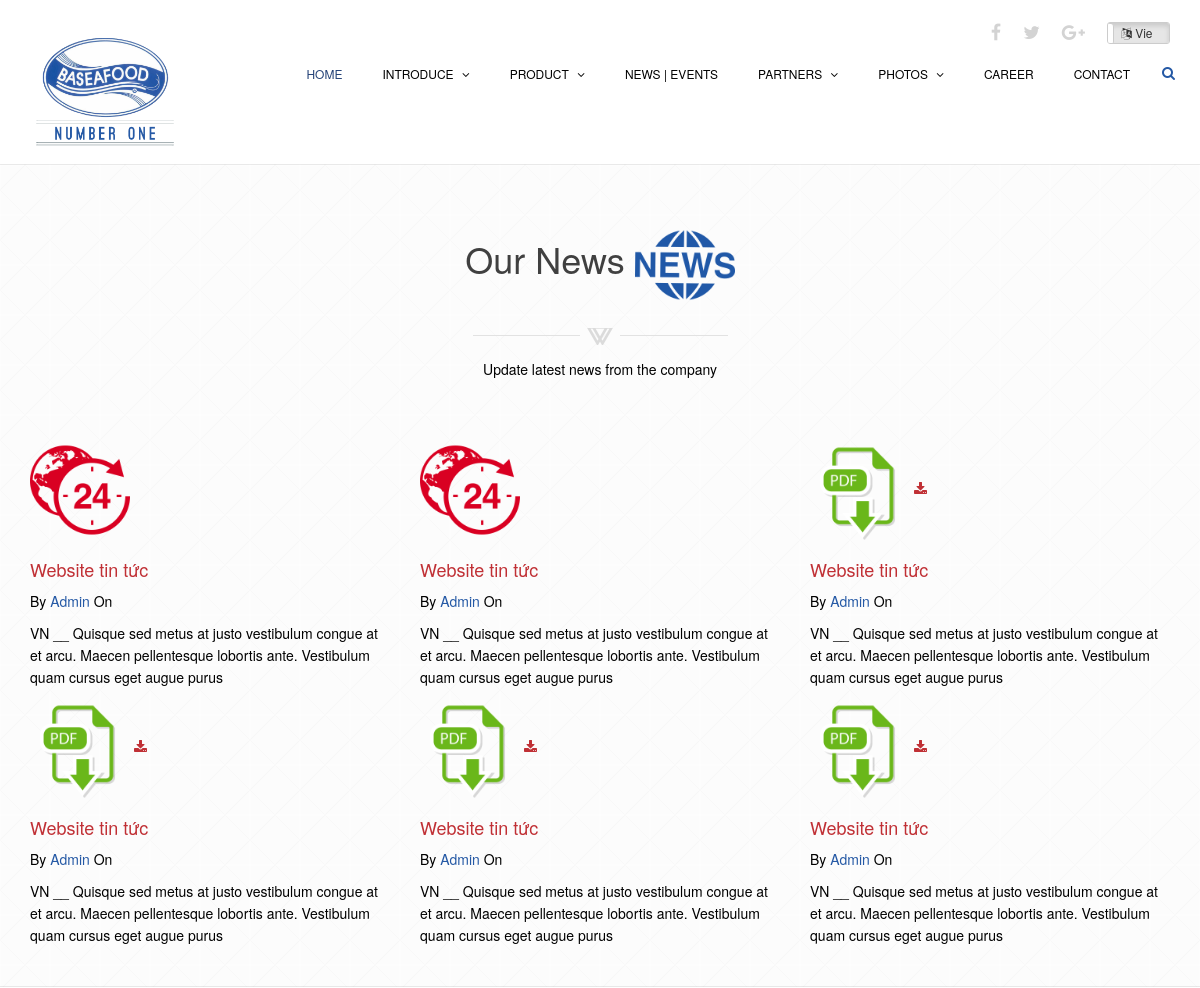
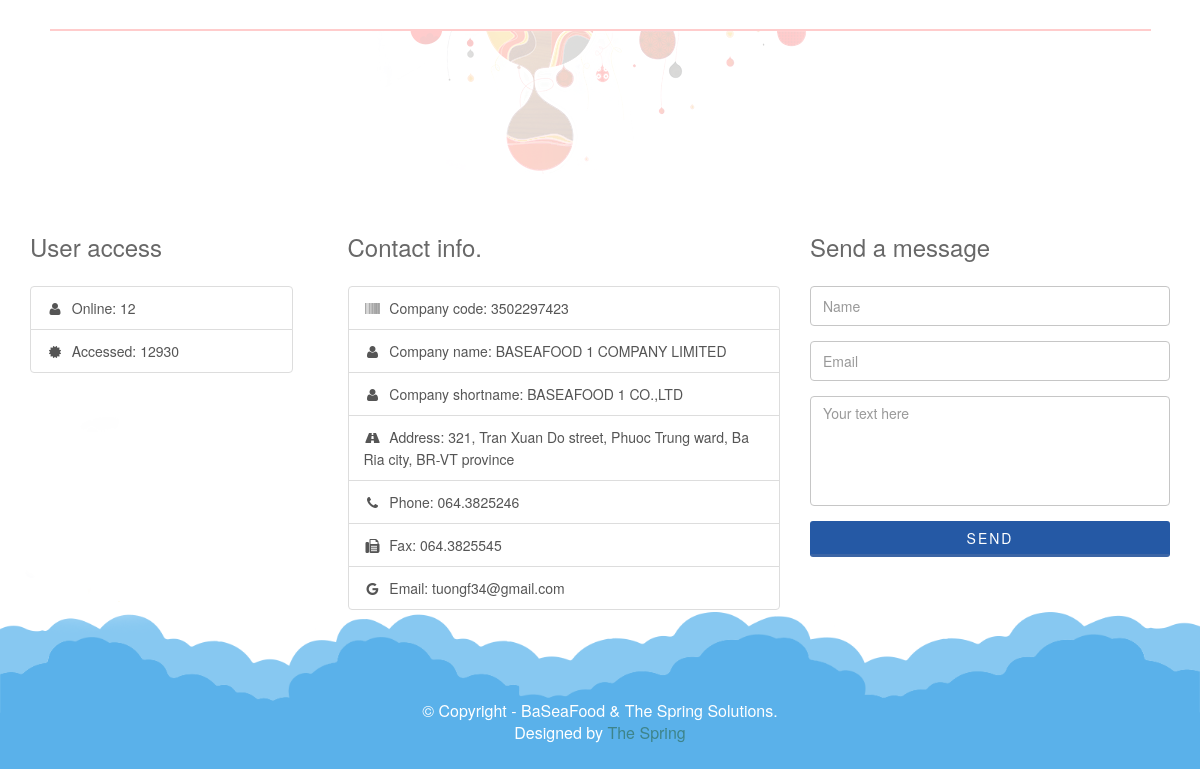
Screenshot of /newsandevents with the database file from the repository (2 pictures, top to bottom).
### tables this page shows
CREATE TABLE `news` (
    `id`                TINYINT       NOT NULL          AUTO_INCREMENT,
    `en_title`          NVARCHAR(100) NOT NULL,
    `vi_title`          NVARCHAR(100) NOT NULL,
    `en_content`        TEXT,
    `vi_content`        TEXT,
    `url_attached_file` NVARCHAR(250),
    `created_date`      DATETIME      NULL,
    `updated_date`      DATETIME      NULL,
    PRIMARY KEY (`id`)
);

### webapps/controllers/webapp/news_controller.php (called while the page is built, shortened)
<?php
class News_controller extends CI_Controller
{
    public function index()
    {
        $data['title'] = 'News and Events';
        $this->load->model('news_model');
        $data['news'] = $this->news_model->getAll();
        $this->load->view('pages/webapp/newsandevents', $data);
    }
}

### index.php (called while the page is built, shortened)
<?php
require_once BASEPATH.'core/CodeIgniter.php';

### webapps/models/news_model.php (called while the page is built, shortened)
<?php
class News_Model extends CI_Model
{
    public function getAll()
    {
        $this->db->select("*");
        $this->db->from('news');
        $this->db->order_by("id", "desc");
        $query = $this->db->get();
        return $query->result();
    }
}

### webapps/libraries/utilities.php (called while the page is built, shortened)
<?php
class Utilities
{
    function IsNullOrEmptyString($question){
        return (!isset($question) || trim($question)==='');
    }
}

### webapps/views/components/webapp/news.php (the view, shortened to what this page needs)
<section id="blog" class="blog">
    <div class="container">
        <div class="row">
            <div class="page-header text-center wow fadeInDown" data-wow-delay="0.4s">
                <h1 class="title">Our News <img src="<?php echo base_url(); ?>/webresources/images/home/news.png"></h1>
                <div class="devider"></div>
                <p class="subtitle">Update latest news from the company</p>
            </div>
        </div>
        <div class="row">
            <?php foreach ($news as $new) { ?>
                <div class="col-md-4 col-sm-6 col-xs-12 wow fadeInDown" data-wow-delay=".3s">
                    <div class="media recent-post">
                        <div class="post-img-wrapper">
                            <div class="post-img-overlay">
                                <img src="<?php echo base_url(); ?>webresources/images/files/<?php
                                if (strpos($new->url_attached_file, 'pdf') !== false) {
                                    echo 'pdf.png';
                                }
                                else {
                                    echo 'news.png';
                                }
                                ?>" alt="blog"/>
                                <?php if (!$this->utilities->IsNullOrEmptyString($new->url_attached_file)) { ?>
                                    <a href="<?php echo $new->url_attached_file ?>">
                                        <i class="fa fa-download news__download"></i>
                                    </a>
                                <?php } ?>
                            </div>
                        </div>
                        <div class="media-body post-body">
                            <h3><a class="news__link" href="<?php echo base_url(); ?>/news-details/view/<?php echo $new->id ?>">
                                    <?php if (strcasecmp($_SESSION["activeLanguage"], "en") == 0) {
                                        echo $new->en_title;
                                    }
                                    else {
                                        echo $new->vi_title;
                                    } ?>
                                </a></h3>
                            <p class="post-meta">
                                <span class="post-meta-author">By <a href="#">Admin</a></span>
                                <span class="date">On <?php echo $new->created_date ?></span>
                            </p>
                            <div class="post-excerpt">
                                <p> <?php if (strcasecmp($_SESSION["activeLanguage"], "en") == 0) {
                                        echo $new->en_content;
                                    }
                                    else {
                                        echo $new->vi_content;
                                    } ?></p>
                            </div>
                        </div>
                    </div>
                </div>
            <?php } ?>
        </div>
    </div>
</section>

### webapps/views/pages/webapp/newsandevents.php (shortened to what this page needs)
<!DOCTYPE html>
<html lang="en">
<head>
    <?php $this->load->view('layouts/base/header'); ?>
</head>
<body>
<?php $this->load->view('layouts/base/menu'); ?>
<?php $this->load->view('components/webapp/news'); ?>
<?php $this->load->view('layouts/base/footer'); ?>
</body>
</html>

### webapps/views/layouts/base/header.php (shortened to what this page needs)
<link href="<?php echo base_url(); ?>webresources/css/bootstrap.min.css" rel="stylesheet">
<link href="<?php echo base_url(); ?>webresources/css/font-awesome.min.css" rel="stylesheet">
<link href="<?php echo base_url(); ?>webresources/css/animate.min.css" rel="stylesheet">
<link href="<?php echo base_url(); ?>webresources/css/lightbox.css" rel="stylesheet">
<link href="<?php echo base_url(); ?>webresources/css/main.css" rel="stylesheet">
<link href="<?php echo base_url(); ?>webresources/css/responsive.css" rel="stylesheet">
<link href="<?php echo base_url(); ?>webresources/css/animation.css" rel="stylesheet">
<link href="<?php echo base_url(); ?>webresources/css/bootstrap-toggle.min.css" rel="stylesheet">
<link href="<?php echo base_url(); ?>webresources/css/owl-carousel/css/owl.carousel.css" rel="stylesheet">
<link href="<?php echo base_url(); ?>webresources/css/owl-carousel/css/owl.theme.css" rel="stylesheet">
<link href="<?php echo base_url(); ?>webresources/css/modify.css" rel="stylesheet"/>
<link href="<?php echo base_url(); ?>webresources/css/viewer/viewer.css" rel="stylesheet"/>
<link href="<?php echo base_url(); ?>webresources/css/viewer/viewer-start.css" rel="stylesheet"/>
<link href="<?php echo base_url(); ?>webresources/css/multilevel-menu/bootstrap-submenu.min.css" rel="stylesheet"/>

### webapps/views/layouts/base/menu.php (shortened to what this page needs)
<header id="header">
    <div class="container">
        <div class="row">
            <div class="col-sm-12 overflow">
                <div class="social-icons pull-right">
                    <ul class="nav nav-pills">
                        <li><a href=""><i class="fa fa-facebook"></i></a></li>
                        <li><a href=""><i class="fa fa-twitter"></i></a></li>
                        <li><a href=""><i class="fa fa-google-plus"></i></a></li>
                        <li>
                            <?php
                            $attributes = array('id' => 'languageForm');
                            echo form_open('switchlanguage', $attributes);
                            ?>
                            </form
                        </li>
                    </ul>
                </div>
            </div>
        </div>
    </div>
    <div class="navbar navbar-inverse" role="banner">
        <div class="container">
            <div class="navbar-header">
                <a class="navbar-brand" href="<?php echo site_url('home'); ?>">
                    <h1><img src="<?php echo base_url(); ?>/webresources/images/flag.png" alt="logo"></h1>
                </a>
            </div>
            <div class="collapse navbar-collapse">
                <ul class="nav navbar-nav navbar-right">
                    <li class="active"><a href="<?php echo site_url('home'); ?>"><?php echo $this->lang->line('MENU_HOME'); ?></a></li>
                    <li class="dropdown"><a href="<?php echo site_url('introduce'); ?>"><?php echo $this->lang->line('MENU_INTRODUCE'); ?> <i
                                class="fa fa-angle-down"></i></a>
                    </li>
                    <li class="dropdown"><a href="<?php echo site_url('product'); ?>"><?php echo $this->lang->line('MENU_PRODUCT'); ?> <i
                                class="fa fa-angle-down"></i></a>
                    </li>
                    <li><a href="<?php echo site_url('newsandevents'); ?>"><?php echo $this->lang->line('MENU_NEWS_EVENTS'); ?></a></li>
                    <li class="dropdown"><a href="<?php echo site_url('partners'); ?>"><?php echo $this->lang->line('MENU_PARTNERS'); ?> <i
                                class="fa fa-angle-down"></i></a>
                    </li>
                    <li class="dropdown"><a href="<?php echo site_url('photos'); ?>"><?php echo $this->lang->line('MENU_PHOTOS'); ?> <i
                                class="fa fa-angle-down"></i></a>
                    </li>
                    <li><a href="<?php echo site_url('career'); ?>"><?php echo $this->lang->line('MENU_CAREER'); ?></a></li>
                    <li><a href="<?php echo site_url('contact'); ?>"><?php echo $this->lang->line('MENU_CONTACT'); ?></a></li>
                </ul>
            </div>
            <div class="search">
                <form role="form">
                    <i class="fa fa-search"></i>
                </form>
            </div>
        </div>
    </div>
</header>

### webapps/views/layouts/base/footer.php
<footer id="footer">
    <div class="container">
        <div class="row">
            <div class="col-sm-12 text-center bottom-separator">
                <img src="<?php echo base_url(); ?>/webresources/images/home/under.png" class="img-responsive inline" alt="">
            </div>
            <div class="col-md-3 col-sm-12">
                <div class="testimonial bottom">
                    <h2><?php echo $this->lang->line('USER_ACCESS'); ?></h2>
                    <div class="list-group">
                        <a class="list-group-item"><i class="fa fa-user fa-fw"></i>&nbsp; <?php echo $this->lang->line('ONLINE'); ?>: 12</a>
                        <a class="list-group-item"><i class="fa fa-certificate fa-fw"></i>&nbsp; <?php echo $this->lang->line('ACCESSED'); ?>: 12930</a>
                    </div>
                </div>
            </div>
            <div class="col-md-5 col-sm-12">
                <div class="contact-info bottom">
                    <h2><?php echo $this->lang->line('CONTACT_INFO'); ?></h2>
                    <div class="list-group">
                        <a class="list-group-item"><i class="fa fa-barcode fa-fw"></i>&nbsp; <?php echo $this->lang->line('COMPANY_CODE'); ?>: <?php echo $this->lang->line('COMPANY_CODE_VALUE'); ?></a>
                        <a class="list-group-item"><i class="fa fa-user fa-fw"></i>&nbsp; <?php echo $this->lang->line('COMPANY_NAME'); ?>: <?php echo $this->lang->line('COMPANY_NAME_VALUE'); ?></a>
                        <a class="list-group-item"><i class="fa fa-user fa-fw"></i>&nbsp; <?php echo $this->lang->line('COMPANY_SHORTNAME'); ?>: <?php echo $this->lang->line('COMPANY_SHORTNAME_VALUE'); ?></a>
                        <a class="list-group-item"><i class="fa fa-road fa-fw"></i>&nbsp; <?php echo $this->lang->line('ADDRESS'); ?>: <?php echo $this->lang->line('ADDRESS_VALUE'); ?></a>
                        <a class="list-group-item"><i class="fa fa-phone fa-fw"></i>&nbsp; <?php echo $this->lang->line('PHONE'); ?>: <?php echo $this->lang->line('PHONE_VALUE'); ?></a>
                        <a class="list-group-item"><i class="fa fa-fax fa-fw"></i>&nbsp; <?php echo $this->lang->line('FAX'); ?>: <?php echo $this->lang->line('FAX_VALUE'); ?></a>
                        <a class="list-group-item"><i class="fa fa-google fa-fw"></i>&nbsp; <?php echo $this->lang->line('EMAIL'); ?>: <?php echo $this->lang->line('EMAIL_VALUE'); ?></a>
                    </div>
                </div>
            </div>
            <div class="col-md-4 col-sm-12">
                <div class="contact-form bottom">
                    <h2><?php echo $this->lang->line('SEND_MESSAGE'); ?></h2>
                    <form id="main-contact-form" name="contact-form" method="post" action="sendemail.php">
                        <div class="form-group">
                            <input type="text" name="name" class="form-control" required="required" placeholder="<?php echo $this->lang->line('NAME'); ?>">
                        </div>
                        <div class="form-group">
                            <input type="email" name="email" class="form-control" required="required"
                                   placeholder="<?php echo $this->lang->line('EMAIL'); ?>">
                        </div>
                        <div class="form-group">
                            <textarea name="message" id="message" required="required" class="form-control" rows="8"
                                      placeholder="<?php echo $this->lang->line('TEXT'); ?>"></textarea>
                        </div>
                        <div class="form-group">
                            <input type="submit" name="submit" class="btn btn-submit" value="<?php echo $this->lang->line('SEND'); ?>">
                        </div>
                    </form>
                </div>
            </div>
            <div class="col-sm-12">
                <div class="copyright-text text-center">
                    <p>&copy; Copyright - BaSeaFood & The Spring Solutions.</p>
                    <p>Designed by <a target="_blank" href="http://www.baseafood.vn">The Spring</a></p>
                </div>
            </div>
        </div>
    </div>
</footer>

### webresources/css/main.css (style rules this page uses)
body { background: #fff; font-size: 14px; line-height: 22px; font-weight: 400; color: #000; }
html { height: 100%; }
a { color: #2559a5; }
a { -webkit-transition: 300ms; -moz-transition: 300ms; -o-transition: 300ms; transition: 300ms; }
ul { list-style: none; }
h1, h2, h3, h4, h5, h6 { font-weight: 300; }
h1 { color: #686868; }
h2 { font-size: 24px; color: #686868; }
h3 { font-size: 18px; }
.overflow { overflow: hidden; }
.inline { display: inline-block; }
#header { margin-bottom: 0; padding: 20px 0 30px 0; }
#header .navbar-inverse .container { position: relative; }
.search { position: absolute; top: 20px; right: 0; z-index: 1; }
.search i { color: #2559a5; cursor: pointer; position: absolute; right: 10px; top: 2px; }
.social-icons ul li { padding: 0 10px; }
.social-icons ul li:last-child { padding-right: 0; }
.social-icons ul li a { font-size: 18px; color: #d3d3d3; padding: 0; }
#header .navbar { background: #fff; border: 0; margin-bottom: 0; }
#header .navbar-brand { padding: 0; margin-left: 0; }
#header .navbar-brand img { width: 150px; margin-top: -20px; }
#header .navbar-brand h1 { padding: 0; margin: 0; }
#header .navbar-nav.navbar-right > li:last-child { margin-right: 20px; }
#header .navbar-nav.navbar-right > li a { color: #000; font-size: 12px; padding: 20px; text-transform: uppercase; }
#header .navbar-inverse .navbar-nav li.active > a, #header .navbar-inverse .navbar-nav li.active > a:focus, #header .navbar-nav.navbar-right li > a:hover, .navbar-inverse .navbar-nav > .open > a { background-color: inherit; border: 0; color: #254378; }
.fa-angle-down { padding-left: 5px; }
#footer { padding-bottom: 10px; background-image: url(../images/home/footer.png); background-repeat: repeat-x; background-position: bottom; background-size: contain; }
#footer .bottom-separator { margin-bottom: 60px; }
#message { height: 110px; resize: none; }
.bottom > h2 { margin-top: 0; margin-bottom: 26px; }
.contact-info.bottom { padding-left: 25px; }
.form-control { border: 1px solid #c6c6c6; font-weight: 300; outline: none; box-shadow: none; height: 40px; }
.btn-submit { width: 100%; background-color: #2559a5; color: #fff; font-size: 14px; font-weight: 300; letter-spacing: 2px; text-transform: uppercase; border-radius: 3px; border-bottom: 3px solid #3c65a5; box-shadow: none; }
.copyright-text { margin-top: 70px; color: #fff; font-size: 16px; padding-bottom: 15px; }
.copyright-text a { color: #3e848a }
.copyright-text p { margin-bottom: 0; }
.title { color: #404040; font-weight: 300; }
#blog { position: relative; overflow: hidden; margin: 30px 0; padding: 30px 0; border-top: 1px solid rgba(0, 0, 0, .08); border-bottom: 1px solid rgba(0, 0, 0, .08); background: url('../images/pat-bg.png') repeat; }
#blog img { width: 100px; }
.news__link { color: #C03035; }
.news__download { color: #C03035; }

### webresources/css/modify.css (style rules this page uses)
.devider { width: 100%; height: 23px; background: url('../images/devider.png') no-repeat center center; margin: 5px 0 10px; }
.page-header { margin: 0 0 60px 0; padding: 0; border: none; }

### rows the page displays
news: vi_title "Website tin tức", vi_content "VN __ Quisque sed metus at justo vestibulum congue at et arcu. Maecen pellentesque lobortis ante. Vestibulum quam cursus eget augue purus"
news: vi_title "Website tin tức", vi_content "VN __ Quisque sed metus at justo vestibulum congue at et arcu. Maecen pellentesque lobortis ante. Vestibulum quam cursus eget augue purus"
news: vi_title "Website tin tức", vi_content "VN __ Quisque sed metus at justo vestibulum congue at et arcu. Maecen pellentesque lobortis ante. Vestibulum quam cursus eget augue purus"
news: vi_title "Website tin tức", vi_content "VN __ Quisque sed metus at justo vestibulum congue at et arcu. Maecen pellentesque lobortis ante. Vestibulum quam cursus eget augue purus"
news: vi_title "Website tin tức", vi_content "VN __ Quisque sed metus at justo vestibulum congue at et arcu. Maecen pellentesque lobortis ante. Vestibulum quam cursus eget augue purus"
news: vi_title "Website tin tức", vi_content "VN __ Quisque sed metus at justo vestibulum congue at et arcu. Maecen pellentesque lobortis ante. Vestibulum quam cursus eget augue purus"

### other values shown
$this->lang->line('MENU_HOME') "HOME"
$this->lang->line('MENU_INTRODUCE') "INTRODUCE"
$this->lang->line('MENU_PRODUCT') "PRODUCT"
$this->lang->line('MENU_NEWS_EVENTS') "NEWS | EVENTS"
$this->lang->line('MENU_PARTNERS') "PARTNERS"
$this->lang->line('MENU_PHOTOS') "PHOTOS"
$this->lang->line('MENU_CAREER') "CAREER"
$this->lang->line('MENU_CONTACT') "CONTACT"
$this->lang->line('USER_ACCESS') "User access"
$this->lang->line('ONLINE') "Online"
$this->lang->line('ACCESSED') "Accessed"
$this->lang->line('CONTACT_INFO') "Contact info."
$this->lang->line('COMPANY_CODE') "Company code"
$this->lang->line('COMPANY_CODE_VALUE') "3502297423"
$this->lang->line('COMPANY_NAME') "Company name"
